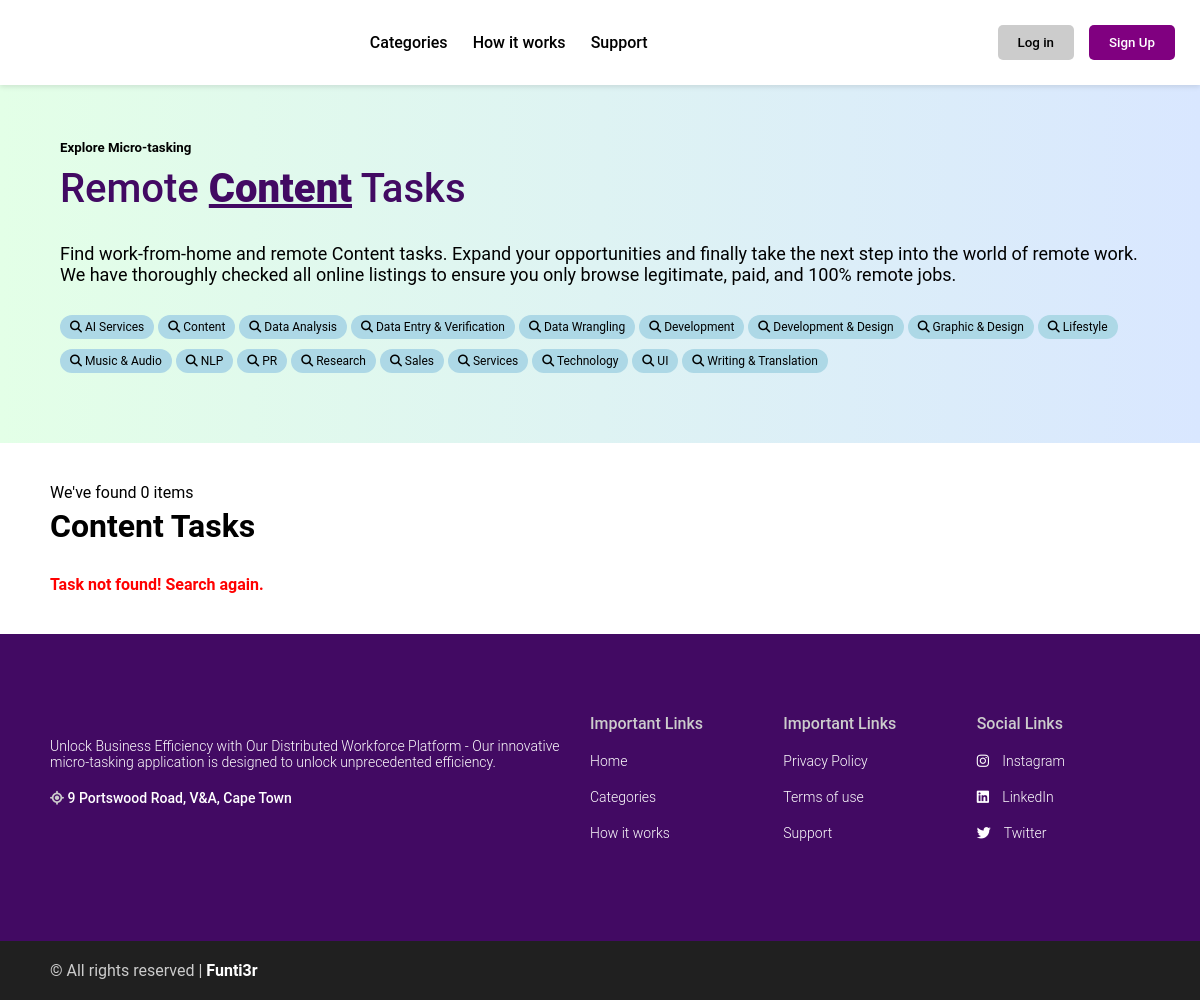
/category/16/, run on the app's committed database.
### tasks/models.py (models this page shows, shortened)
class Category(models.Model):
    name = models.CharField(max_length=255)
    icon = models.ImageField(upload_to='category_icons/', null=True, blank=True)
    class Meta:
        ordering = ("name",)
        verbose_name_plural = "Categories"

### myapp/views.py (the view)
# urls.py: path('category/<int:category_id>/', category_tasks, name='category_tasks'),
def category_tasks(request, category_id):
    categories = Category.objects.all()
    category = get_object_or_404(Category, id=category_id)
    tasks = Task.objects.filter(category=category)
    return render(request, "myapp/category_tasks.html", {"category": category, "categories": categories ,"tasks": tasks})

### notifications/context_processors.py (called while the page is built)
def notifications(request):
    if request.user.is_authenticated:
        return {"notifications": request.user.notifications.filter(is_read=False)}
    else:
        return {"notifications": []}

### myapp/templates/myapp/category_tasks.html (shortened to what this page needs)
{% extends "myapp/nav-footer.html" %}
{% load static %}
{% block content %}
<div class="main">
    <div class="hero">
        <div class="hero-section">
            <h5 class="hero-subtitle">Explore Micro-tasking</h5>
            <h1 class="hero-section-title">
                Remote <span>{{ category.name }}</span> Tasks
            </h1>
                <p class="hero-text">Find work-from-home and remote {{ category.name }} tasks. Expand your opportunities and finally take the next step into the world of remote work. We have thoroughly checked all online listings to ensure you only browse legitimate, paid, and 100% remote jobs.
                </p>
                <div class="hero-categories">
                    <div class="categories">
                            {% for category in categories %}
                            <a href="{% url 'category_tasks' category.id %}">
                                <button class="btn-category">
                                    <i class="fa fa-search"></i> {{ category.name }}
                                </button>
                            </a>
                            {% endfor %}
                    </div>
                </div>
        </div>
    </div>
</div>
<div class="category-results">
<div class="container">
    <h2 class="category-title">We've found {{ category.tasks.count }} items </h2>
    <h1 class="title">{{ category.name }} Tasks</h1>
    <div class="card-grid">
        {% for task in tasks %}
           <div class="card-item">
            {% if task.image %}
            <img src="{{ task.image.url }}" class="image" alt="Task Image">
            {% endif %}
                        <div class="card-body">
                            <div class="info">
                                <h2 class="card-title">{{ task.title }}</h2>
                                <h2 class="card-amount">{{ task.category }}</h2>
                            </div>
                            <p class="card-description"> {{ task.short_description|truncatewords:10 }} </p>
                            <!-- {% if user.is_authenticated %}
                                <form action="{% url 'toggle_favorite' task.id %}" method="post">
                                    {% csrf_token %}
                                    <input type="submit" class="favorite" value="{% if task in user.favorite_tasks.all %} Remove from Favorites{% else %} Add to Favorites {% endif %}">
                                </form>
                            {% else %}
                                <p>Login to add to Favorites.</p>
                            {% endif %}  -->
                        </div>
                        <div class="card-footer">
                            {% if request.user == task.created_by %}
                                <a href="{% url 'edit_task' task.id %}" class="edit">Edit</a>
                                <a href="{% url 'delete_task' task.id %}" class="delete">Delete</a>
                            {% else %}
                                <a href="{% url 'task_detail' task.id %}" class="view-more">View More</a>
                            {% endif %}
                            <div class="company-name">
                                {% if task.company_logo %}
                                <img src="{{ task.company_logo.url }}" class="company_logo">
                                {% endif %}
                            </div>
                        </div>
                    </div>
        {% empty %}
        <p class="task-notification">Task not found! Search again.</p>
        {% endfor %}
    </div>
</div>
</div>
{% endblock content %}

### static/css/style.css (style rules this page uses)
:root { --color-primary: #420A63; --color-secondary: #FC6B26; --color-tertiary: #F70A03; --color: rgb(255,255,255); --background-color: rgb(29, 38,154); --box-shadow: 0 6px 7px -4px rgba(0,0,0,0.2); }
* { margin: 0; padding: 0; box-sizing: border-box; text-decoration: none; list-style: none; font-family: 'Roboto', Arial, sans-serif; }
a { text-decoration: none; }

### static/css/card.css (style rules this page uses)
.card-grid { display:grid; grid-template-columns: repeat(auto-fit, minmax(250px, 1fr)); gap: 20px; }

### myapp/templates/myapp/category_tasks.html (style rules this page uses)
body { padding-top: 80px; }
.container { max-width: 1100px; margin: 0 auto; }
.task-notification { color: red; font-weight: 600; }
.title { margin-bottom: 30px; }
.main { background: linear-gradient(90deg, #e3ffe7 0%, #d9e7ff 100%); padding: 60px; }
.hero { max-width: 1100px; margin: 0 auto; display: grid; grid-template-columns: 1fr; gap: 40px; align-items: center; }
.hero-section-title { font-weight: 500; font-size: 40px; }
.hero-section-title span { font-weight: 900; color: #420A63; text-decoration: underline; }
.hero-subtitle { margin-bottom: 10px; }
.hero-text { font-size: 18px; font-weight: 400; margin: 30px 0; }
.btn-category { font-size: 12px; background: lightblue; border: none; border-radius: 20px; padding: 5px 10px; cursor: pointer; transition: all 0.1s ease; margin-bottom: 10px; }
.hero-categories { margin-top: 15px; display: flex; flex-wrap: wrap; align-items: center; gap: 20px; }
.category-title { font-size: 12px; font-weight: 400; }
a { color: black; }
.category-results { margin: 40px 0; }
.category-title { font-size: 16px; margin-bottom: 5px; }

### data on the page
Category: name "Content", tasks.count "0"
Category: name "AI Services"
Category: name "Data Analysis"
Category: name "Data Entry & Verification"
Category: name "Data Wrangling"
Category: name "Development"
Category: name "Development & Design"
Category: name "Graphic & Design"
Category: name "Lifestyle"
Category: name "Music & Audio"
Category: name "NLP"
Category: name "PR"
Category: name "Research"
Category: name "Sales"
Category: name "Services"
Category: name "Technology"
Category: name "UI"
Category: name "Writing & Translation"
